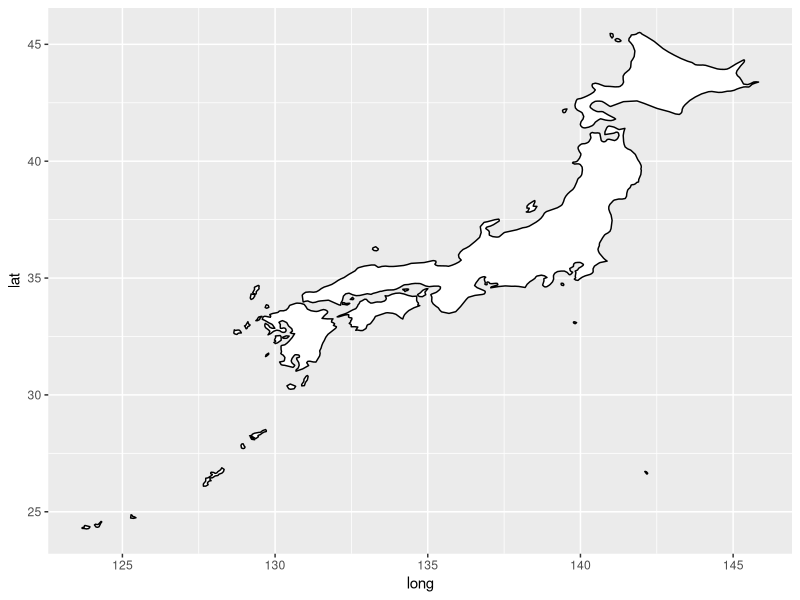
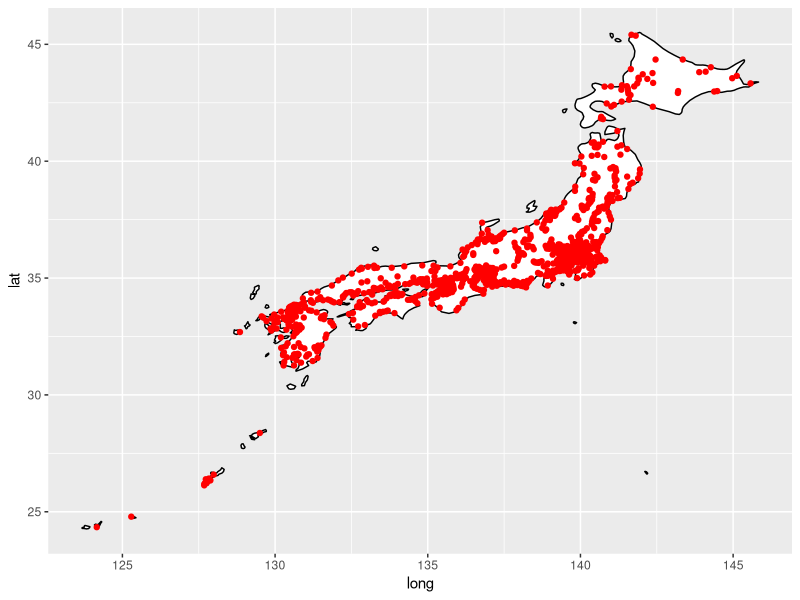
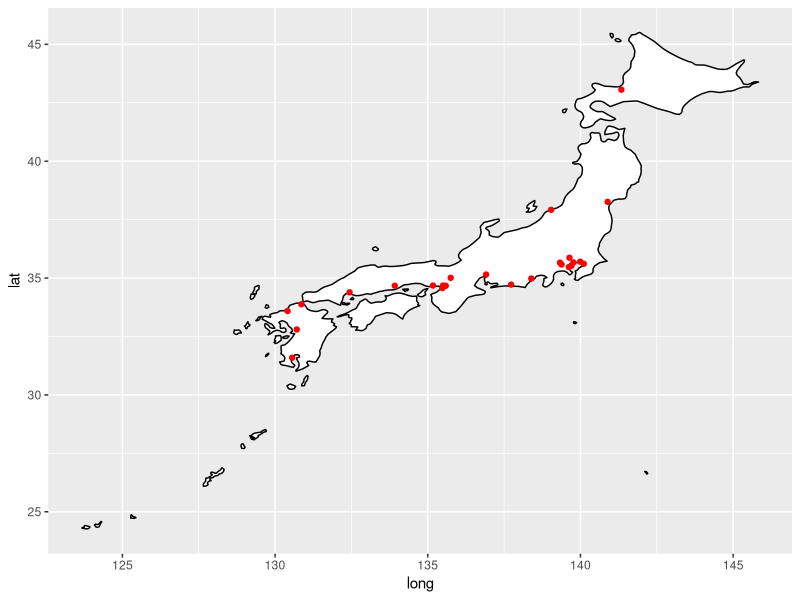
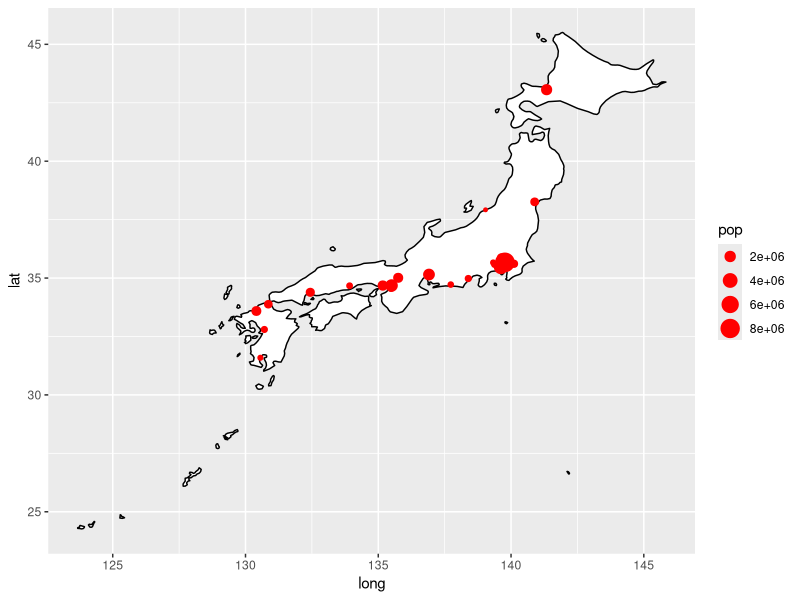
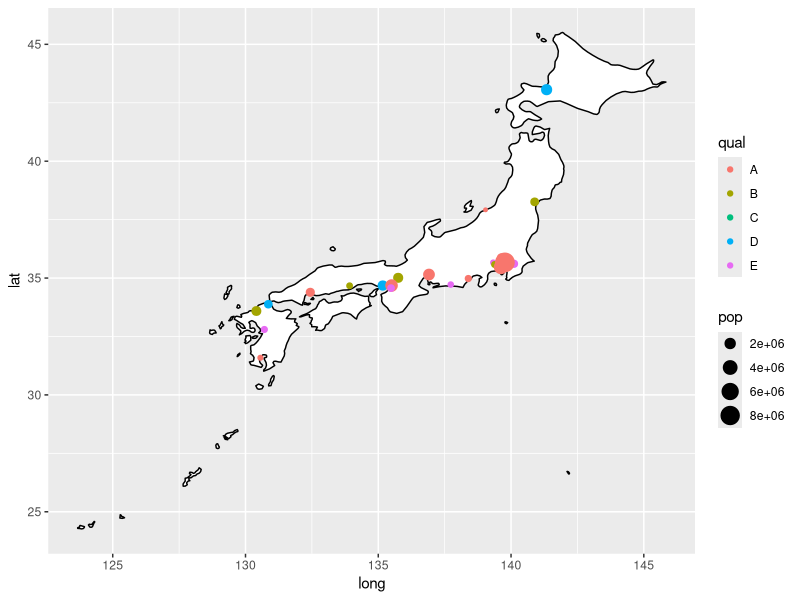
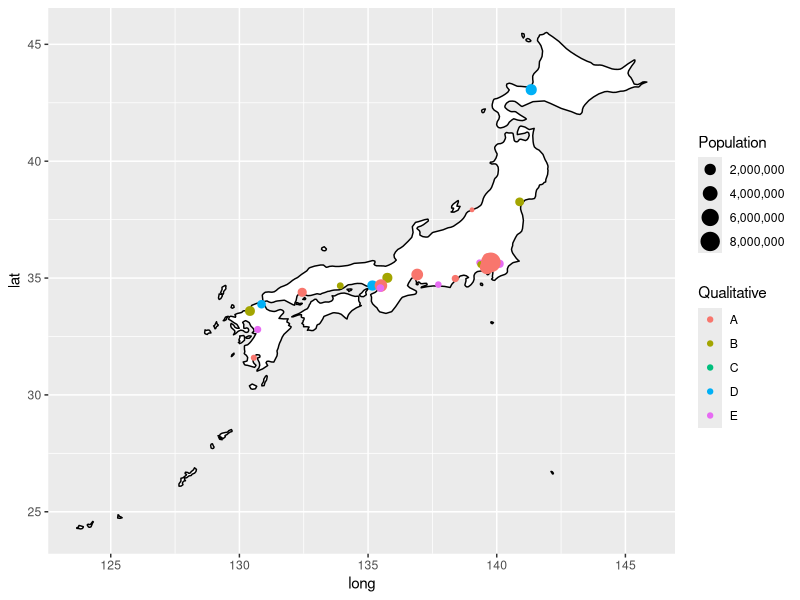

Write the R code that produced these figures, in order.
# bubble maps

library(tidyverse)
library(maps)

# this provides city data

world <- map_data("world")

japan <- filter(world, region == "Japan")

ggplot(data = japan,
       mapping = aes(x = long, y = lat, group = group)) +
  geom_polygon(color = "black", fill = "white")
# maps package has city data

head(maps::world.cities)
my_cities <- maps::world.cities

japan_cities <- filter(my_cities, country.etc == "Japan")

head(japan_cities)

# make a point for every city
ggplot(data = japan,
       mapping = aes(x = long, y = lat, group = group)) +
  geom_polygon(color = "black", fill = "white") +
  geom_point(data = japan_cities,
             aes(x = long, y = lat, group = NULL),
             color = "red")


# let's pick just the big cities

japan_big_cities <-
  filter(my_cities, country.etc == "Japan" & pop > 500000)

ggplot(data = japan,
       mapping = aes(x = long, y = lat, group = group)) +
  geom_polygon(color = "black", fill = "white") +
  geom_point(data = japan_big_cities,
             aes(x = long, y = lat, group = NULL),
             color = "red")


# vary size of point by city size
ggplot(data = japan,
       mapping = aes(x = long, y = lat, group = group)) +
  geom_polygon(color = "black", fill = "white") +
  geom_point(data = japan_big_cities,
             aes(
               x = long,
               y = lat,
               group = NULL,
               size = pop
             ),
             color = "red")

# now vary the color of the dots

japan_big_cities$qual <-
  sample(LETTERS[1:5], nrow(japan_big_cities), replace = TRUE)

ggplot(data = japan,
       mapping = aes(x = long, y = lat, group = group)) +
  geom_polygon(color = "black", fill = "white") +
  geom_point(data = japan_big_cities, aes(
    x = long,
    y = lat,
    group = NULL,
    color = qual,
    size = pop
  ))

# do some tweaking
# no scientific notation in legend r ggplot -- scales package adds the "scale_size_continuous" function to our arsenal, and we can set label=comma
library(scales)

# change the column name to make the legend nicer
japan_big_cities$Population <- japan_big_cities$pop
japan_big_cities$Qualitative <- japan_big_cities$qual

# do some additional refining
ggplot(data = japan,
       mapping = aes(x = long, y = lat, group = group)) +
  geom_polygon(color = "black", fill = "white") +
  geom_point(data = japan_big_cities,
             aes(
               x = long,
               y = lat,
               group = NULL,
               color = Qualitative,
               size = Population
             )) +
  scale_size_continuous(label = comma)
